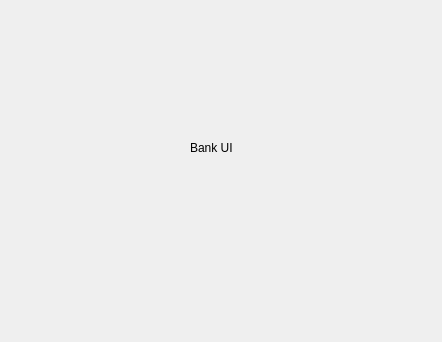
<?xml version="1.0" encoding="UTF-8"?>
<ui version="4.0">
 <class>bankUI</class>
 <widget class="QWidget" name="bankUI">
  <property name="geometry">
   <rect>
    <x>0</x>
    <y>0</y>
    <width>442</width>
    <height>342</height>
   </rect>
  </property>
  <property name="windowTitle">
   <string>Form</string>
  </property>
  <widget class="QLabel" name="label">
   <property name="geometry">
    <rect>
     <x>190</x>
     <y>140</y>
     <width>49</width>
     <height>16</height>
    </rect>
   </property>
   <property name="text">
    <string>Bank UI</string>
   </property>
  </widget>
 </widget>
 <resources/>
 <connections/>
</ui>
